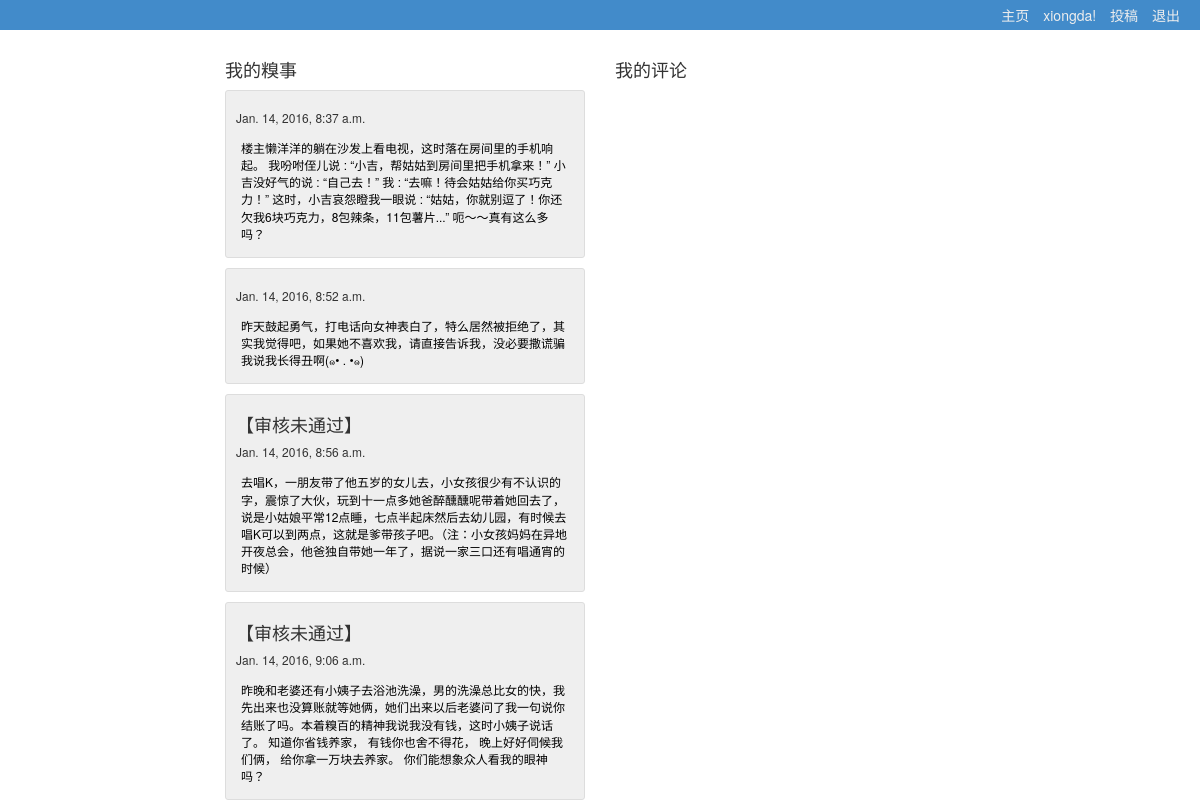
Screenshot of /profile/ (signed in) with the database file from the repository.
### qb/models.py (models this page shows, shortened)
class Story(models.Model):
    user = models.ForeignKey(User)
    context = models.CharField(max_length=500,blank=False,null=False)
    passed = models.BooleanField(default=False)
    checked = models.BooleanField(default=False)
    published_date = models.DateTimeField(default=timezone.now)

### qb/views.py (the view)
# urls.py: url(r'^profile/$', profile, name='profile'),
def profile(request):
    stories = Story.objects.filter(user=request.user)
    comments = Comment.objects.filter(user=request.user)
    return render(request, 'profile.html', {'stories': stories,'comments':comments})

### qb/templates/profile.html (shortened to what this page needs)
{% extends 'base.html' %}
{% block content %}
	<div class="container">
		<div class="row">
            <div class="col-xs-1 col-md-2"> </div>
            <div class="col-xs-5 col-md-4">
				<h4>我的糗事</h4>
				{% for story in stories %}
					<div class="qbbox">
						{% if not story.checked %}
							<h4>【还未审核】</h4>
						{% else %}
							{% if not story.passed %}
								<h4>【审核未通过】</h4>
							{% endif %}
						{% endif %}
						<h6>{{ story.published_date }}</h6>
						<a class="story-item" href="{% url "qb.views.comment" pk=story.pk %}">{{ story.context }}</a>
					</div>
				{% endfor %}
			</div>
			<div class="col-xs-5 col-md-4">
				<h4>我的评论</h4>
			</div>
			<div class="col-xs-1 col-md-2"> </div>
		</div>
	</div>
{% endblock %}

### qb/templates/base.html (shortened to what this page needs)
{% load staticfiles %}
<html>
	<head>
		<link rel="stylesheet" href="{% static 'css/bootstrap.min.css' %}">
	</head>
	<body>
		<div class="blog-masthead">
			<div class="container">
				<nav class="blog-nav navbar-right">
					{% if user.is_authenticated %}
						{% if user.is_superuser %}
							<h5 class="blog-nav-item">{{ user.username }}</h5>
				  			<a class="blog-nav-item" href="{% url "qb.views.check" %}">审稿</a>
						{% else %}
				  			<a class="blog-nav-item" href="{% url "qb.views.index" %}">主页</a>
							<a class="blog-nav-item" href="{% url "qb.views.profile" %}">{{ user.username }}!</a>
					  		<a class="blog-nav-item" href="{% url "qb.views.publish" %}">投稿</a>
						{% endif %}
				  		<a class="blog-nav-item" href="{% url "qb.views.user_logout" %}">退出</a>
					{% else %}
						<a class="blog-nav-item" href="{% url "qb.views.user_login" %}">登录</a>
				  		<a class="blog-nav-item" href="{% url "qb.views.register" %}">注册</a>
					{% endif %}
				</nav>
			</div>
	    </div>
		{% block content %}
		{% endblock %}
	</body>
</html>

### rows the page displays
Story: published_date "Jan. 14, 2016, 8:37 a.m.", context "楼主懒洋洋的躺在沙发上看电视，这时落在房间里的手机响起。 我吩咐侄儿说 : “小吉，帮姑姑到房间里把手机拿来！” 小吉没好气的说 : “自己去！” 我 : “去嘛！待会姑姑给你买巧克力！” 这时，小吉哀怨瞪我一眼说 : “姑姑，你就别逗了！你还欠我6块巧克力，8包辣条，11包薯片...” 呃～～真有这么多吗？"
Story: published_date "Jan. 14, 2016, 8:52 a.m.", context "昨天鼓起勇气，打电话向女神表白了，特么居然被拒绝了，其实我觉得吧，如果她不喜欢我，请直接告诉我，没必要撒谎骗我说我长得丑啊(๑• . •๑)"
Story: checked "【审核未通过】", published_date "Jan. 14, 2016, 8:56 a.m.", context "去唱K，一朋友带了他五岁的女儿去，小女孩很少有不认识的字，震惊了大伙，玩到十一点多她爸醉醺醺呢带着她回去了，说是小姑娘平常12点睡，七点半起床然后去幼儿园，有时候去唱K可以到两点，这就是爹带孩子吧。（注：小女孩妈妈在异地开夜总会，他爸独自带她一年了，据说一家三口还有唱通宵的时候）"
Story: checked "【审核未通过】", published_date "Jan. 14, 2016, 9:06 a.m.", context "昨晚和老婆还有小姨子去浴池洗澡，男的洗澡总比女的快，我先出来也没算账就等她俩，她们出来以后老婆问了我一句说你结账了吗。本着糗百的精神我说我没有钱，这时小姨子说话了。 知道你省钱养家， 有钱你也舍不得花， 晚上好好伺候我们俩， 给你拿一万块去养家。 你们能想象众人看我的眼神吗？"

### other values shown
{{ user.username }} "xiongda"
